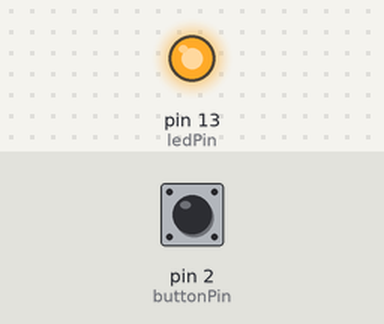
Simulated run of this sketch. Board: Arduino Uno, built with avr-gcc and run on an emulated ATmega328P. On the bench: output pins drawn as LEDs (lit = HIGH). Dashed ring = blinking. The test bench sets the inputs (shaded band); at power-on: pin 2 (buttonPin) LOW. What the sketch prints to the serial monitor is not drawn.

Above: at 1.2 s.
1.3 s: pin 2 (buttonPin) pulled HIGH for 0.15 s
At 2.5 s:
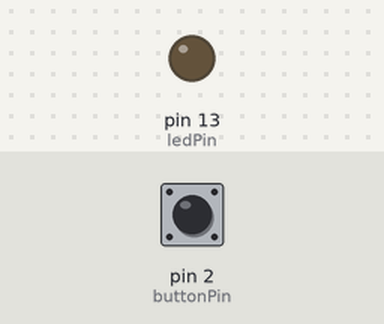
2.9 s: pin 2 (buttonPin) pulled HIGH for 1 s
At 3.9 s:
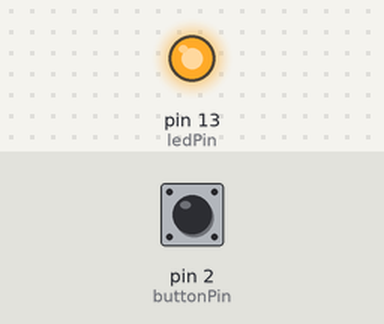
5.4 s: pin 2 (buttonPin) pulled HIGH for 3.2 s
At 5.9 s:
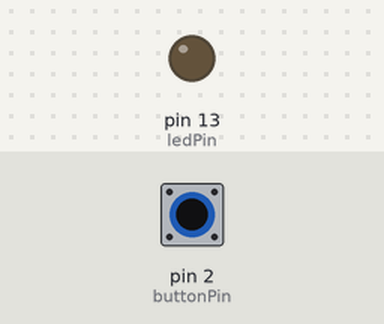
10.1 s: pin 2 (buttonPin) pulsed HIGH 5 times (0.12 s each, 0.3 s apart)
At 11.6 s:
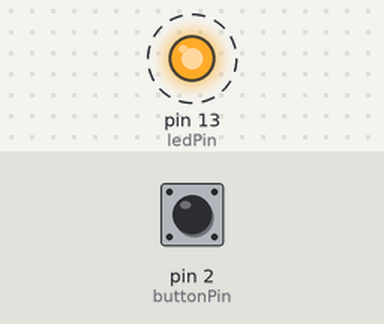
Timing chart, 0 to 13.1 s (numbered marks = the images above; inputs shaded):
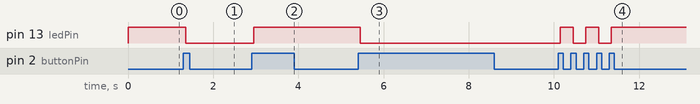

The sketch:

Button.ino
```cpp
const int buttonPin = 2;
const int ledPin = 13;

int ledState = HIGH;
int buttonState;
int lastButtonState = LOW;
String sRead="";
long lastDebounceTime = 0;
long debounceDelay = 50;

void setup() {
  Serial.begin(9600);
  pinMode(buttonPin, INPUT);
  pinMode(ledPin, OUTPUT);
  digitalWrite(ledPin, ledState);
}

void loop() {
  int reading = digitalRead(buttonPin);
  buttonClick(reading);

}
void serialSend(String request)
{
      Serial.print("B"); // begin character
      Serial.print(request);
      Serial.print("E"); // end character
}
void buttonClick(int reading)
{
  if (reading != lastButtonState) {
    lastDebounceTime = millis();
  }

  if ((millis() - lastDebounceTime) > debounceDelay) {
      if (reading != buttonState) {
      buttonState = reading;
        if (buttonState == HIGH) {
          ledState = !ledState;
          serialSend("plus");
        }
      }
  }
  digitalWrite(ledPin, ledState);

  lastButtonState = reading;
}
```

Measured:
- after the input at 1.3 s, pin 13 (ledPin): HIGH → LOW after 0.05 s
- after the input at 2.9 s, pin 13 (ledPin): LOW → HIGH after 0.05 s
- after the input at 5.4 s, pin 13 (ledPin): HIGH → LOW after 0.05 s
- after the input at 10.1 s, pin 13 (ledPin): alternates HIGH for 0.30 s and LOW for 0.30 s, 5 changes in all, then stays HIGH, starting after 0.05 s
